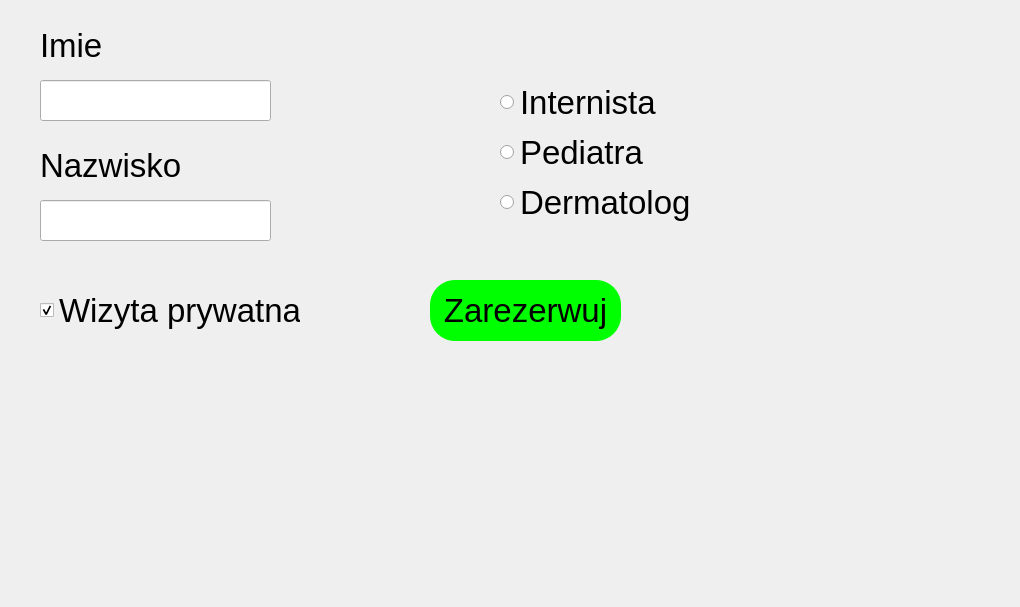
<?xml version="1.0" encoding="UTF-8"?>
<ui version="4.0">
 <class>Dialog</class>
 <widget class="QDialog" name="Dialog">
  <property name="geometry">
   <rect>
    <x>0</x>
    <y>0</y>
    <width>1020</width>
    <height>607</height>
   </rect>
  </property>
  <property name="font">
   <font>
    <family>MS Shell Dlg 2</family>
    <pointsize>25</pointsize>
    <weight>50</weight>
    <bold>false</bold>
   </font>
  </property>
  <property name="windowTitle">
   <string>Dialog</string>
  </property>
  <property name="styleSheet">
   <string notr="true">rgb(255, 170, 127);</string>
  </property>
  <widget class="QLineEdit" name="lineEdit_name">
   <property name="geometry">
    <rect>
     <x>40</x>
     <y>80</y>
     <width>231</width>
     <height>41</height>
    </rect>
   </property>
   <property name="styleSheet">
    <string notr="true"/>
   </property>
  </widget>
  <widget class="QLineEdit" name="lineEdit_2_surname">
   <property name="geometry">
    <rect>
     <x>40</x>
     <y>200</y>
     <width>231</width>
     <height>41</height>
    </rect>
   </property>
   <property name="styleSheet">
    <string notr="true"/>
   </property>
  </widget>
  <widget class="QLabel" name="label">
   <property name="geometry">
    <rect>
     <x>40</x>
     <y>30</y>
     <width>111</width>
     <height>31</height>
    </rect>
   </property>
   <property name="text">
    <string>Imie</string>
   </property>
  </widget>
  <widget class="QLabel" name="label_2">
   <property name="geometry">
    <rect>
     <x>40</x>
     <y>150</y>
     <width>141</width>
     <height>31</height>
    </rect>
   </property>
   <property name="text">
    <string>Nazwisko</string>
   </property>
  </widget>
  <widget class="QCheckBox" name="checkBox_wizyta">
   <property name="enabled">
    <bool>true</bool>
   </property>
   <property name="geometry">
    <rect>
     <x>40</x>
     <y>290</y>
     <width>261</width>
     <height>41</height>
    </rect>
   </property>
   <property name="styleSheet">
    <string notr="true"/>
   </property>
   <property name="text">
    <string>Wizyta prywatna</string>
   </property>
   <property name="checked">
    <bool>true</bool>
   </property>
  </widget>
  <widget class="QPushButton" name="pushButton_zarezerwuj">
   <property name="geometry">
    <rect>
     <x>430</x>
     <y>280</y>
     <width>191</width>
     <height>61</height>
    </rect>
   </property>
   <property name="styleSheet">
    <string notr="true">background-color: rgb(0, 255, 0);
border-radius: 25%;</string>
   </property>
   <property name="text">
    <string>Zarezerwuj</string>
   </property>
  </widget>
  <widget class="QLabel" name="label_3_wynik">
   <property name="geometry">
    <rect>
     <x>40</x>
     <y>350</y>
     <width>941</width>
     <height>241</height>
    </rect>
   </property>
   <property name="styleSheet">
    <string notr="true">b</string>
   </property>
   <property name="text">
    <string/>
   </property>
  </widget>
  <widget class="QWidget" name="">
   <property name="geometry">
    <rect>
     <x>500</x>
     <y>80</y>
     <width>194</width>
     <height>146</height>
    </rect>
   </property>
   <layout class="QVBoxLayout" name="verticalLayout">
    <item>
     <widget class="QRadioButton" name="radioButton_internista">
      <property name="text">
       <string>Internista</string>
      </property>
     </widget>
    </item>
    <item>
     <widget class="QRadioButton" name="radioButton_pediatra">
      <property name="text">
       <string>Pediatra</string>
      </property>
     </widget>
    </item>
    <item>
     <widget class="QRadioButton" name="radioButton_dermatolog">
      <property name="text">
       <string>Dermatolog</string>
      </property>
     </widget>
    </item>
   </layout>
  </widget>
 </widget>
 <resources/>
 <connections/>
</ui>
